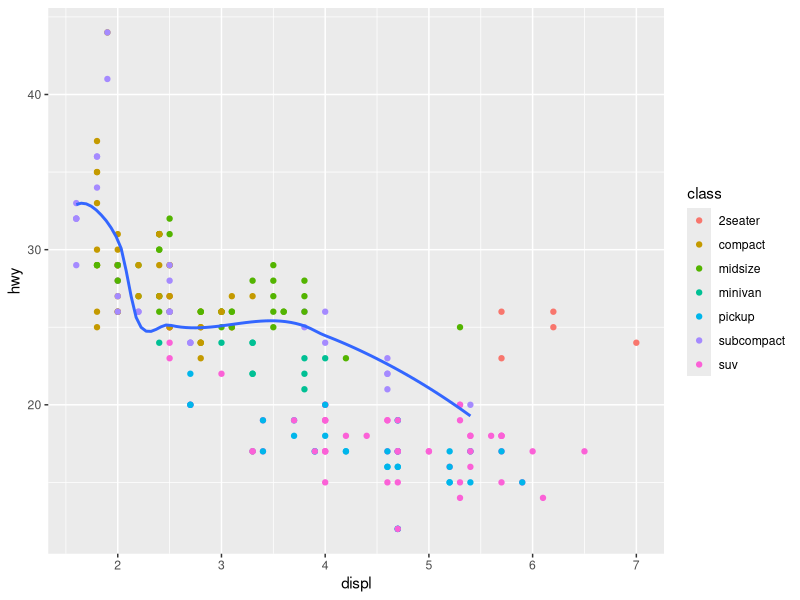

Source code (R):
library(ggplot2)
library(dplyr)
ggplot(data = mpg, mapping = aes(x = displ, y = hwy)) + 
  geom_point(mapping = aes(color = class)) + 
  geom_smooth(data = filter(mpg, class == "subcompact"), se = FALSE)
